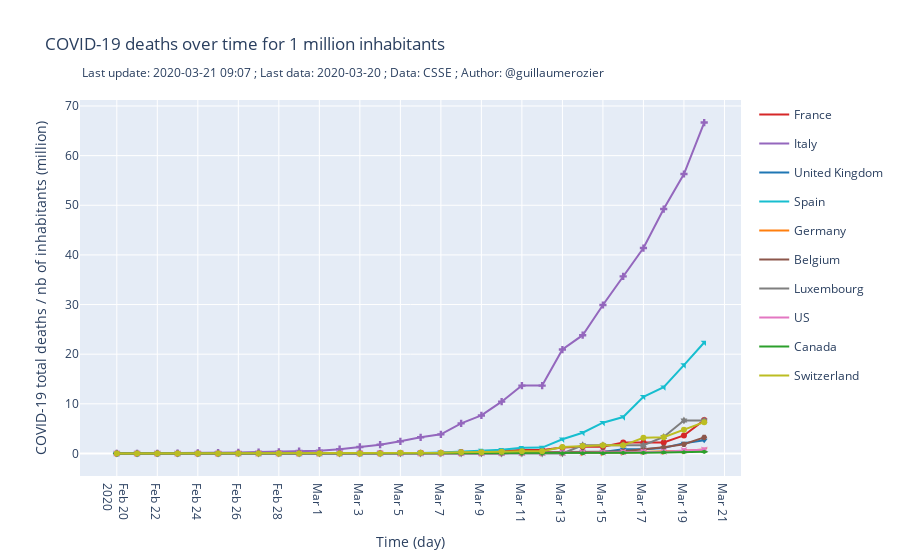

Write notebook code for a chart like this one.
### Markdown cell above
### Total deaths for 1 million inhabitants

### Code cell
import plotly.graph_objects as go
fig = go.Figure()
data_deaths_rolling = data_deaths
last_d = round(len(data_deaths)/2)
i=0
for c in countries:
    pop = countries[c]["pop"]
    
    fig.add_trace(go.Scatter(x = data_deaths['date'][-last_d:], y = data_deaths[c][-last_d:] / pop,
                    mode='markers',
                    marker_color=colors[i],
                    legendgroup=c,
                    marker_symbol= 3*i,
                    #marker_size=4,
                    marker_line_color=colors[i],
                    #marker_line_width=2,
                    opacity=1,
                    showlegend=False,
                    name='{}'.format("")))
    
    fig.add_trace(go.Scatter(x = data_deaths_rolling['date'][-last_d:], y = data_deaths_rolling[c][-last_d:] / pop,
                    mode='lines',
                    marker_color=colors[i],
                    legendgroup=c,
                    showlegend=True,
                    name='{}'.format(c)))
    i+=1
    if i >= 10:
        i=0

fig.update_layout(
    title="COVID-19 deaths over time for 1 million inhabitants",
    xaxis_title="Time (day)",
    yaxis_title="COVID-19 total deaths / nb of inhabitants (million)",
    annotations = [dict(xref='paper',
        yref='paper',
        x=0, y=1.1,
        showarrow=False,
        text ='Last update: {} ; Last data: {} ; Data: CSSE ; Author: @guillaumerozier'.format(today, str(data_confirmed['date'].values[-1])[:10]))]
)
fig.update_xaxes(nticks = last_d)
plotly.offline.plot(fig, filename = 'deaths.html', auto_open=False)

print("> graph 4 built")
    
if upload:
    py.plot(fig, filename = 'deaths', auto_open=False)
    
if show:
    fig.show()
    
if export:
    fig.write_image("images/deaths_per_1m_inhabitant.png", scale=5, width=900, height=600)
    print("> graph 4 exported")
